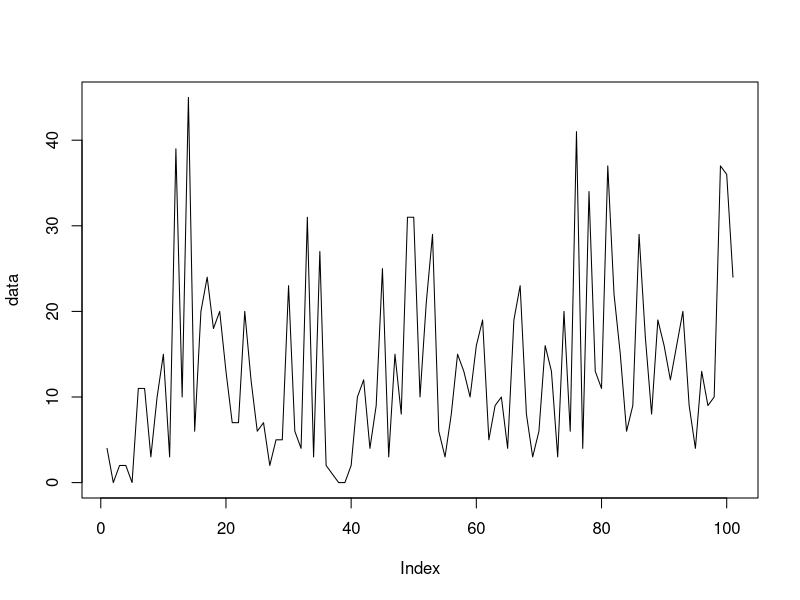
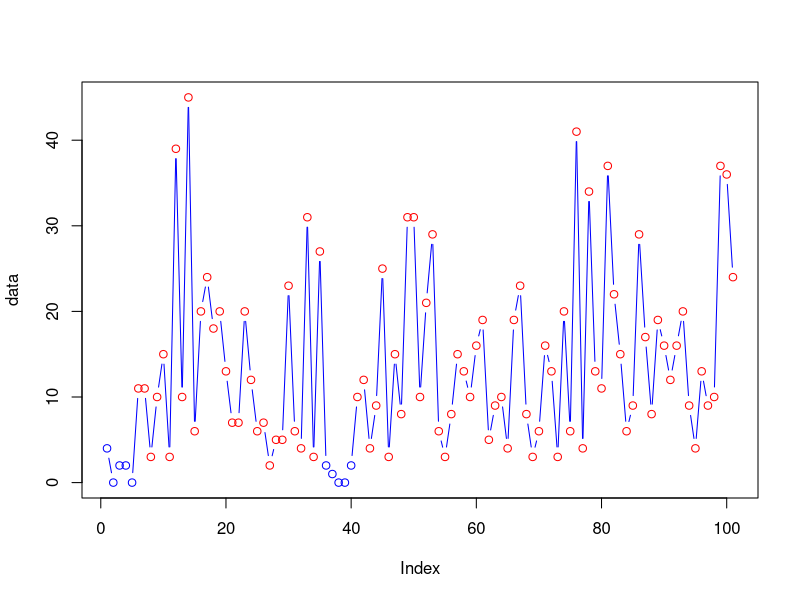

Write the R code that produced these figures, in order.
#The main aim is to obtimise the allocation of the states and the transition between them
#So we use an EM approach. Essentially estimate the transition probability and emission probability
#Should the current parameters be the most optimum and then use those probabilities to find
#The most likely parameters of the model

#OK we are going to initialise so that we have what we need for the first E-Step
#We are then going to calculate the E-Step and use it recalculate the parameters and so on
#Until convergence.

#The E-Step
#Forward Step, is the probability of obtaining a certain sequence from model H
#Calculate the probability of seeing the sequence y1..t and being in state i at the final observation yt 
#is only dependent on the previous probability of being in state i-1 at t-1, 
#The probability of seeing the first observation y1 of the sequecne and be in state i 
#will then be P(y1 & being in state 1) = P(S1)*P(y1)
#But we have multiple possibilities for the first state, either state 1, 2, .. N possible states that we could start from
#The second observation then I could have come from any state and then ended in state j
#So I need to sum for all the possible states I could have come from ending in state 2
#Hence, the probability of being in state 2 is P(S2)*P(y2|S2). The probability of State 2 is then
#The sum over all the previous state probabilities * the probability of transition to this state
#In general then, we could write this as follows 
#P(y,j,s) = Current state probability * sum(Previous State probabilities*transition)
#This will have to be done recursively for every sequence of observation and you will then end up
#with a probability of ending in every state for a sequence of observation. If we add them up, this will give us the probability
#of the observation given our model
#This gave us the probability of certain state given the starting model parameters


#Backward Step, this is the probability of looking at the model backwards rather forward.
#We start from the end state and then go backward asking what is the probability of observation given the state
#The probability of being in previous state j at time t is a function of being in state i at t+1
#P(End State T) = 1, just start with one
#P(Observing j of the observation in the Current State) = P(Current State)*P(J Observation|Current state i)*P(Transition from Current State to Previous state)
#Since you could have gone to multiple states, then you need to sum over all the states that you could have gone to
#P(O,length-1,Ending State) = sum(P(Observation at length-1|current state)*P(current->next)*P(Next)) for all the next states
#You can do this iteratively.
#At the End you will get probability for every starting state
#This will then give us the probability of Observation up to a certain length given that I am in a certain time and certain state

#Ok, now the first aim is to find the probability of being in a certain state given the observation and model parameters
#P(S|O,M) = P(O,S,M)/P(O,M), since P(O,S,M) = P(S|O,M)P(O|M)P(M)
#P(O,S,M) = P(O,S|M)P(M)
#So P(S|O,M) = P(O,S|M)/P(O|M)
#Ok, the P(O,S|M) = #forward P(O|S,M) #backward P(S|M), the forward probability gives is the P(S|M), the backward gives the probability of observation given states
#Now, the denominator is P(O|M), which is simply the marginal over all the states of P(O,S|M)
#So the probability of ending up in state i is then forward*backward of state i/sum over all states

#The second aim is to find the probability of a sequence of states as this will help in the final transition matrix estimation
#The probability of being in state i and then going to state j globally
#P(Si,Si+1|O,M) similar to the above = P(Si,Si+1,O|M)/P(O|M)
#Numerator, forward probability P(Si|M)*P(Si+1|M)*transition probability from Si to Si+1
#Deonominator is simply summing over all possible si and si+1, which is actually Backward probability

#Ok from the first aim, for every state, summing over all obervations Sum(P(S|O,M)) for all lengths of observations, 
#will give us the probability of being in state S|M, which is what we started with as our assumption
#Similarly summing over all the length of observations, will give us the transition matrix, again one of our initial assumptions
#Remaining, is the probability of our observation given a certain state

#To covert them to probabilities, You essentially, want to sum P(S|O,M) for the first observation across all the sequences, for the first state,
#Then the second state and so on. The final probability will be just the normalised quantity

#The transition from Si to Si+1 will be the transition function above for all the observations irrespective of the position of the observation
#The ratio between the transitions from Si to Si+1 relative to all transitions away from Si

#The probability of the output for a gaussian mixture is as follows will be the sum over all components with the associated parameters for this component
#Updating this probability will be similar to the normal EM approach.
#Ok, let us remember, we have calculated the weights of every component, as the normalised likelihood for this observation
#In this case, we also have the states, so we split things further. 
#First, the probability that the lth component in state i have generated a particular observation t is defined as:
#Probability of state i * probability of observation given mixture l * weight of mixture l / sum over all components at state i
#We have the initial weights to calculate this.
#We can now get the updates as weight as before, but instead of summing for one observation, we get it for two states
#So on


#OK let us start with some minor observations of a gaussian distribution with different means
a = rpois(10,1)
b = rnbinom(100,size = 2,mu = 15)
data = c(a[1:5],b[1:30],a[6:10],b[40:100])
plot(data, type="l")
#we can see that we have mixture of two distributions
#Let us initialise our Mixture EM data for every state
s11m = s12m = mean(data)-sd(data)
s21m = s22m = mean(data)+sd(data)
s11s = s12s = 1
s21s = s22s = 2

#Let us now initialise the state probability i.e. P(Si)
S1 = 0.5
S2 = 0.5
#Transition probability self, then the other
TS1 = c(0.5, 0.5)
TS2 = c(0.5, 0.5)
S11weights = runif(1)
S12weights = 1-S11weights
S21weights = runif(1)
S22weights = 1-S21weights

#Emission probability is calculated as in the EM approach, this makes sense that we have a probability for every observation, since they are not the same observation
#Except that we don't have a mixture in the states, essentially we want every state to map to one component of the mixture
bs1w1 = dpois(data,s11m)
bs1w2 = dnbinom(data,size = s12s , mu = s12m)
bs2w1 = dpois(data,s21m)
bs2w2 = dnbinom(data,size = s22s , mu = s22m)

bs1 = bs1w1*S11weights + bs1w2*S12weights
bs2 = bs2w1*S21weights + bs2w2*S22weights
  
for(x in 1:1000)
{
#OK, now we are set to do the first HMM iteration
#Forward probability
#As mentioned above of the observation that we have, we will calculate the forward probability 
alpha = matrix(ncol=2,nrow=length(data))
#Forward for state 1 and first of the observation
alpha[1,1] = S1 * bs1[1] #Probability of State1 * Probability of observing the first number
#Forward for state 2 and first of the observation
alpha[1,2] = S2 * bs2[1] #Probability of State1 * Probability of observing the first number

#Second is just conditional on the previous one (could be either s1 or s2) and ENDING in state 1
alpha[2,1] = alpha[1,1] * TS1[1] *  bs1[2] + # ending in s1, P(S1) * Self transition * P(O2|S1)
            alpha[1,2] * TS2[2] *  bs1[2] #ending in s1, P(S2) * T[S2->S1] * P(O2|S1)

alpha[2,2] = alpha[1,2] * TS2[1] *  bs2[2] + # ending in s2, P(S2) * Self transition * P(O2|S2)
             alpha[1,1] * TS1[2] *  bs2[2] #ending in s2, P(S1) * T[S2->S1] * P(O2|S1)

for(i in 2:length(data))
{
  #Ok, let us see the pattern
  #Probability of Observation given state 1 * sum of ((probability of previous state1 * self probability)+
  #(Probability of previous state2 * transition from S2 to S1))
  alpha[i,1] = bs1[i] * (alpha[i-1,1] * TS1[1] + alpha[i-1,2] * TS2[2])
  #Similarly
  alpha[i,2] = bs2[i] * (alpha[i-1,2] * TS2[1] + alpha[i-1,1] * TS1[2])
}

#Probability of the whole observation across the two states
po = alpha[length(data),1]+alpha[length(data),2]

#OK now the backward probability

beta = matrix(ncol=2,nrow=length(data))
beta[length(data),1] = 1
beta[length(data),2] = 1
#Stand at the previous step and then look ahead
#Probility at length(data)-1 at state 1 = T[S1->S1] * P(O|S1) * B(length(data),S1) + T[S1->S2] * P(O|S2) * B(length(data),S2)
beta[length(data)-1,1] = TS1[1] * bs1[length(data)-1] * beta[length(data),1] + TS1[2] * bs2[length(data)-1] * beta[length(data),2]
beta[length(data)-1,2] = TS2[1] * bs2[length(data)-1] * beta[length(data),2] + TS2[2] * bs1[length(data)-1] * beta[length(data),1]

#pattern
for(j in (length(data)-1):1)
{
  beta[j,1] = TS1[1] * bs1[j+1] * beta[j+1,1] + TS1[2] * bs2[j+1] * beta[j+1,2]
  beta[j,2] = TS2[1] * bs2[j+1] * beta[j+1,2] + TS2[2] * bs1[j+1] * beta[j+1,1]
}

#Gamma, which is the probability of the state given the observation
gamma = matrix(ncol=2, nrow=length(data))
gamma[,1] = alpha[,1]*beta[,1]
gamma[,2] = alpha[,2]*beta[,2]
gamma = t(apply(gamma,1,function(x){x/sum(x)}))

#Eta, which is the transition probability from state i to j at data length t
eta1 = matrix(ncol=2,nrow=(length(data)-1)) #for every data observation
eta2 = matrix(ncol=2,nrow=(length(data)-1)) #for every data observation
#going from 1 to 1 across the first observation
eta1[1,1] = (gamma[1,1] * TS1[1] * bs1[2] * beta[2,1])/beta[1,1]
#going from 1 to 2 across the first observation
eta1[1,2] = (gamma[1,1] * TS1[2] * bs2[2] * beta[2,2])/beta[1,1]
#going from 2 to 2 across the first observation
eta2[1,1] = (gamma[1,2] * TS2[1] * bs2[2] * beta[2,2])/beta[1,2]
#going from 1 to 2 across the first observation
eta2[1,2] = (gamma[1,2] * TS2[2] * bs1[2] * beta[2,1])/beta[1,2]

#Pattern

for(t in 1:(length(data)-1))
{
  #going from 1 to 1 across the first observation
  eta1[t,1] = (gamma[t,1] * TS1[1] * bs1[(t+1)] * beta[(t+1),1])/beta[t,1]
  #going from 1 to 2 across the first observation
  eta1[t,2] = (gamma[t,1] * TS1[2] * bs2[(t+1)] * beta[(t+1),2])/beta[t,1]
  #going from 2 to 2 across the first observation
  eta2[t,1] = (gamma[t,2] * TS2[1] * bs2[(t+1)] * beta[(t+1),2])/beta[t,2]
  #going from 1 to 2 across the first observation
  eta2[t,2] = (gamma[t,2] * TS2[2] * bs1[(t+1)] * beta[(t+1),1])/beta[t,2]
}

TS1[1] = sum(eta1[,1])/sum(gamma[1:(length(data)-1),1])
TS1[2] = sum(eta1[,2])/sum(gamma[1:(length(data)-1),1])
TS2[1] = sum(eta2[,1])/sum(gamma[1:(length(data)-1),2])
TS2[2] = sum(eta2[,2])/sum(gamma[1:(length(data)-1),2])

#if(gamma[1,1]==S1&&gamma[1,2]==S2) break;

S1 = gamma[1,1]
S2 = gamma[1,2]

#Mixture gamma
gammaM = matrix(ncol=4, nrow=length(data))
gammaM[,1] = gamma[,1]*S11weights*bs1w1/bs1
gammaM[,2] = gamma[,1]*S12weights*bs1w2/bs1
gammaM[,3] = gamma[,2]*S21weights*bs2w1/bs2
gammaM[,4] = gamma[,2]*S22weights*bs2w2/bs2

S11weights = sum(gammaM[,1])/sum(gamma[,1])
S12weights = sum(gammaM[,2])/sum(gamma[,1])
S21weights = sum(gammaM[,3])/sum(gamma[,2])
S22weights = sum(gammaM[,4])/sum(gamma[,2])

#Update the distribution parameters, mean and standard deviation similarly
s11m = sum(gammaM[,1]*data)/sum(gammaM[,1])
s12m = sum(gammaM[,2]*data)/sum(gammaM[,2])
s21m = sum(gammaM[,3]*data)/sum(gammaM[,3])
s22m = sum(gammaM[,4]*data)/sum(gammaM[,4])

#v11s = sum(gammaM[,1]*((data-s11m)*t(data-s11m)))/sum(gammaM[,1])
v12s = sum(gammaM[,2]*((data-s12m)*t(data-s12m)))/sum(gammaM[,2])
#v21s = sum(gammaM[,3]*((data-s21m)*t(data-s21m)))/sum(gammaM[,3])
v22s = sum(gammaM[,4]*((data-s22m)*t(data-s22m)))/sum(gammaM[,4])

be = c(v12s/s12m,v22s/s22m)
for(x in 1:length(be)) if(be[x] < 1) be[x]=2 

#s11s = s11m/(be[1]-1)
s12s = s12m/(be[1]-1)
#s21s = s21m/(be[3]-1)
s22s = s22m/(be[2]-1)

bs1w1 = dpois(data,s11m)
bs1w2 = dnbinom(data,size = s12s , mu = s12m)
bs2w1 = dpois(data,s21m)
bs2w2 = dnbinom(data,size = s22s , mu = s22m)

bs1 = bs1w1*S11weights + bs1w2*S12weights
bs2 = bs2w1*S21weights + bs2w2*S22weights

print(c(s11m,s12m,s21m,s22m))
print(c(s11s,s12s,s21s,s22s))
print(c(S11weights,S12weights,S21weights,S22weights))
print(c(S1,S2))
print(c(TS1,TS2))
}

#Now we can get the state model for the data
StateModel = c("H","L")
print(StateModel[as.integer(apply(gamma,1,function(x){x[1]>x[2]}))+1])

colors = c("red","blue")
plot(data,type="b", col=colors[as.integer(apply(gamma,1,function(x){x[1]>x[2]}))+1])

